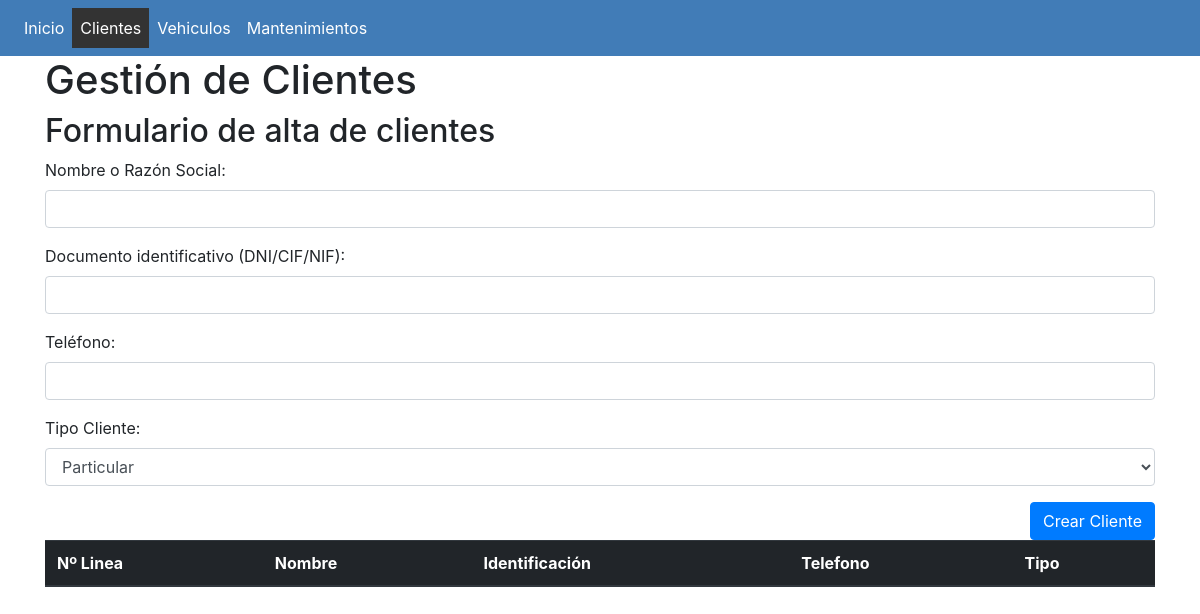
Page /cliente.php on the earlier database version.
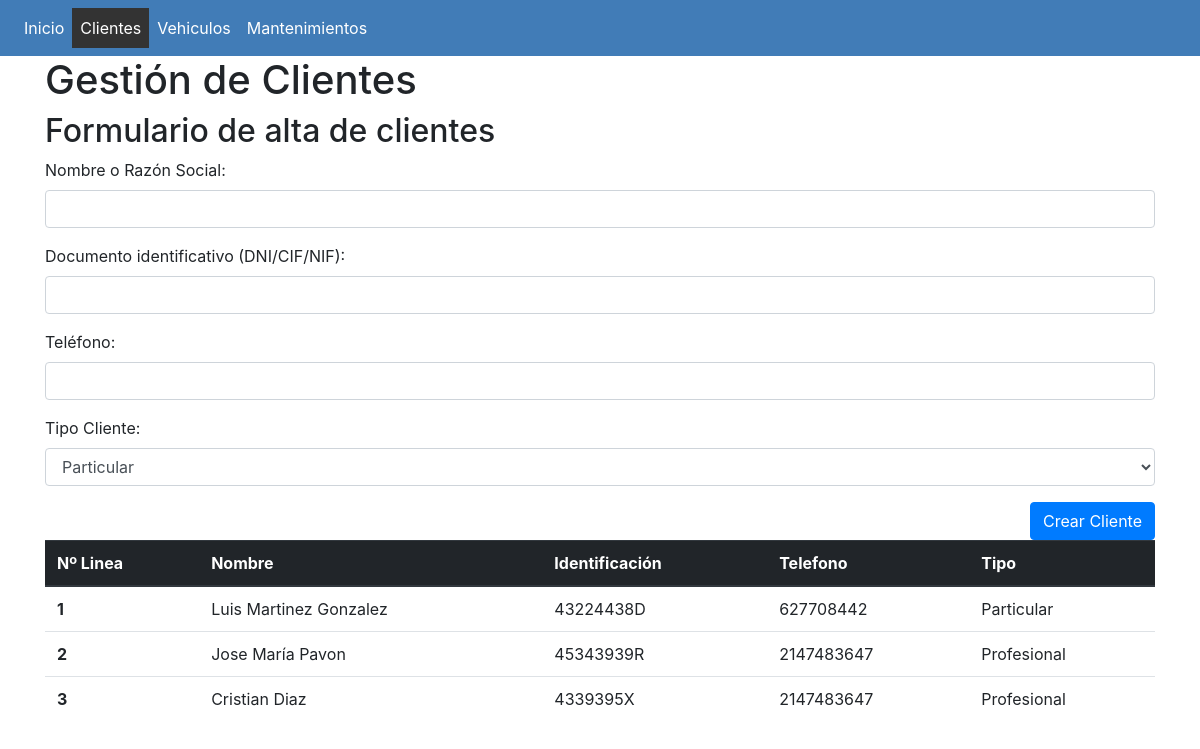
Same page on the later database version.
### tables this page shows
CREATE TABLE `cliente` (
  `id_cliente` int(11) NOT NULL,
  `dni` varchar(15) NOT NULL,
  `telefono` int(11) NOT NULL,
  `name` varchar(200) NOT NULL,
  `tipo` tinyint(1) NOT NULL
);

### MySQLDataSource.php (called while the page is built, shortened)
<?php
function conectar(){
    $connect = new mysqli("localhost","root","root","mantenimiento");
	if($connect->connect_errno){
       exit();
    }else{
        return $connect;
    }
}
function get_clientes(){
    $sql = "SELECT * FROM `cliente`";
    return select($sql);
}
function select($sql){
    $conn = conectar();
    $result = $conn->query($sql);
    return $result;
}
?>

### front.php (the view, shortened to what this page needs)
<?php
include_once "MySQLDataSource.php";
	function geturl($navdir=""){
		if($navdir=="")
		$dir=$_SERVER['PHP_SELF'];
		else
		$dir=$navdir;
		$pos=strrpos($dir,"/");
		$pos=$pos+1;
		$web=substr($dir, $pos);
		return $web;
	}
	function menu(){
		$pages = array("index.php"=>"Inicio");
 		$activePage = geturl();
 		$pages['cliente.php']		= "Clientes";
    	$pages['vehiculo.php']		= "Vehiculos";
    	$pages['mantenimiento.php']	= "Mantenimientos";
?>
		<nav class="navbar navbar-expand-lg navbar-light bg-light">
		  <div class="collapse navbar-collapse" id="navbarNav">
		    <ul class="navbar-nav">
<?php
		foreach($pages as $url=>$title):
?>
		    <li <?php if($url == $activePage):?>class="active nav-item"<?php else: ?> class="nav-item"<?php endif;?> >
		        <a class="nav-link" href="<?php echo $url;?>">
		        <?php echo $title; ?>
		        </a>
		    </li>
		<?php endforeach;
?>
		    </ul>
		  </div>
		</nav>
<?php
	}
	function tbody_clientes(){
		$list = get_clientes();
		if ($list->num_rows > 0) {
			$i=1;
			while($row = $list->fetch_assoc()) {
		    	echo '<tr>';
		    	echo '<th scope="row">'.$i.'</th>';
		    	echo '<td>'.$row['name'].'</td>';
		    	echo '<td>'.$row['dni'].'</td>';
		    	echo '<td>'.$row['telefono'].'</td>';
		    	if ($row['tipo']==0) {
		    		echo '<td>Particular</td>';
		    	}else{
		    		echo '<td>Profesional</td>';
		    	}
		    	echo '</tr>';
		    	$i++;
			}
		}
	}
?>

Differences in the rows shown:
added cliente: name "Luis Martinez Gonzalez", dni "43224438D", telefono "627708442", tipo "Particular"
added cliente: name "Jose María Pavon", dni "45343939R", telefono "2147483647", tipo "Profesional"
added cliente: name "Cristian Diaz", dni "4339395X", telefono "2147483647", tipo "Profesional"
